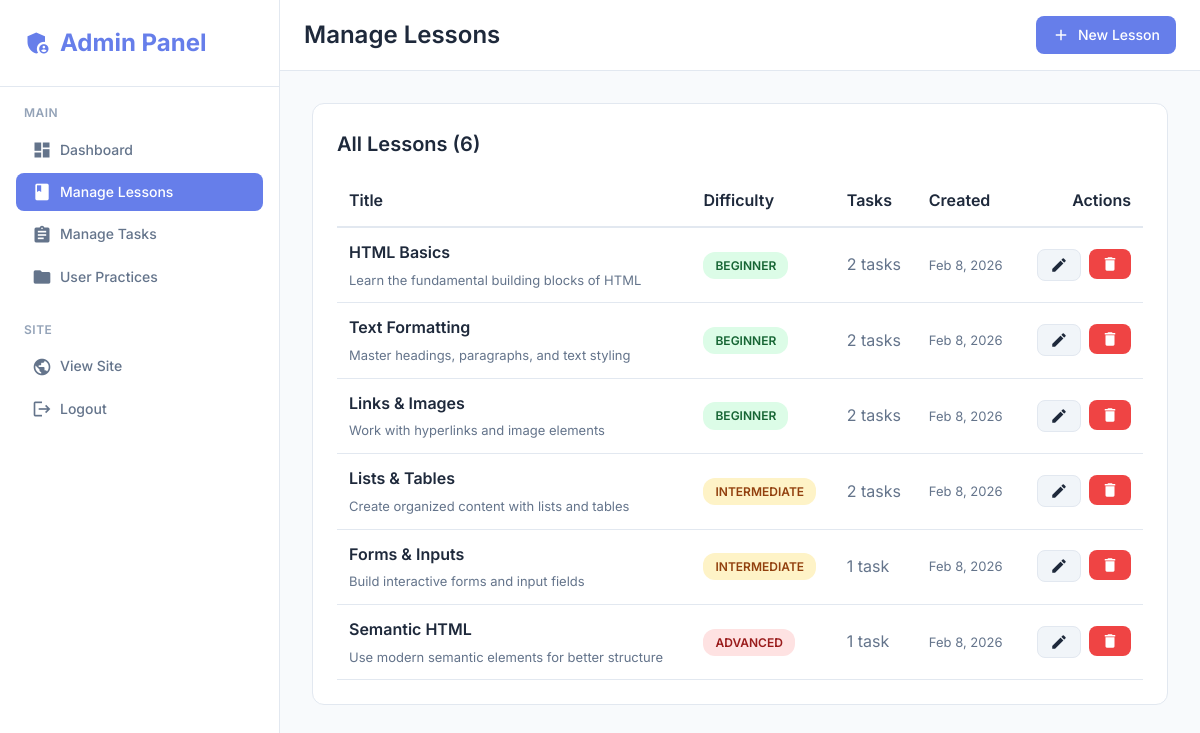
The page /admin/manage_lessons.php (signed in) on the database as committed earlier.
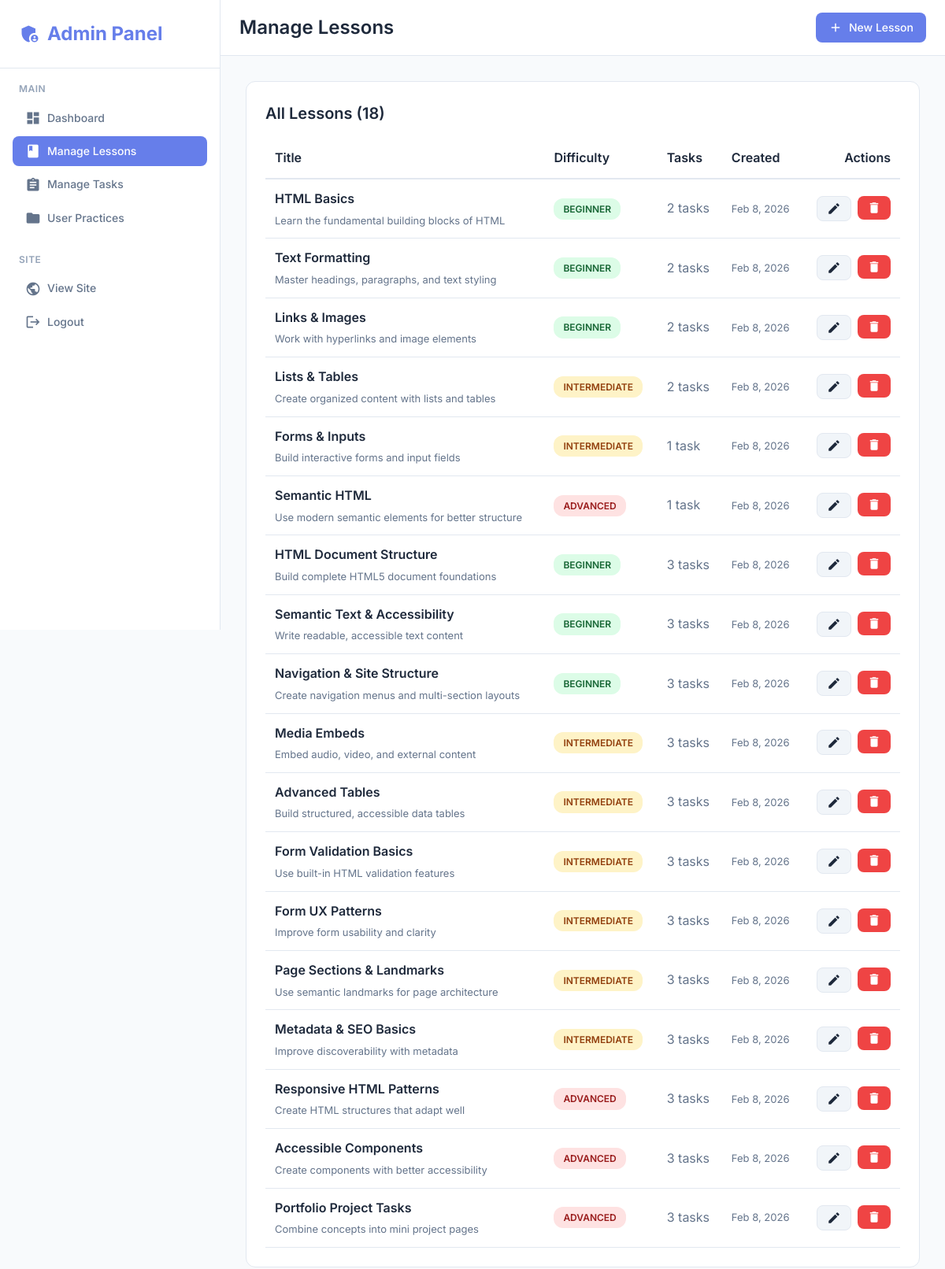
The same page on the database as committed later.
### tables this page shows
CREATE TABLE lessons (
    id INT AUTO_INCREMENT PRIMARY KEY,
    title VARCHAR(255) NOT NULL,
    description TEXT,
    difficulty ENUM('beginner', 'intermediate', 'advanced') DEFAULT 'beginner',
    order_num INT DEFAULT 0,
    created_at TIMESTAMP DEFAULT CURRENT_TIMESTAMP,
    INDEX idx_difficulty (difficulty),
    INDEX idx_order (order_num)
);

### admin/manage_lessons.php (the view, shortened to what this page needs)
<?php
$pdo = getDBConnection();
$sql = "SELECT l.*, COUNT(pt.id) as task_count FROM lessons l LEFT JOIN practice_tasks pt ON l.id = pt.lesson_id GROUP BY l.id ORDER BY l.order_num ASC";
$lessons = $pdo->query($sql)->fetchAll();
?>
<!DOCTYPE html>
<html lang="en">
<head>
    <link rel="stylesheet" href="../assets/css/style.css">
    <link rel="stylesheet" href="../assets/css/themes.css">
</head>
<body>
    <div class="app-container">
        <aside class="sidebar">
            <div class="sidebar-header">
                <a href="dashboard.php" class="logo">
                    <span class="material-icons">admin_panel_settings</span>
                    <span>Admin Panel</span>
                </a>
            </div>
            <nav class="sidebar-nav">
                <div class="nav-section">
                    <div class="nav-section-title">Main</div>
                    <a href="dashboard.php" class="nav-item">
                        <span class="material-icons">dashboard</span>
                        <span>Dashboard</span>
                    </a>
                    <a href="manage_lessons.php" class="nav-item active">
                        <span class="material-icons">book</span>
                        <span>Manage Lessons</span>
                    </a>
                    <a href="manage_tasks.php" class="nav-item">
                        <span class="material-icons">assignment</span>
                        <span>Manage Tasks</span>
                    </a>
                    <a href="view_practices.php" class="nav-item">
                        <span class="material-icons">folder</span>
                        <span>User Practices</span>
                    </a>
                </div>
                <div class="nav-section">
                    <div class="nav-section-title">Site</div>
                    <a href="../index.php" class="nav-item" target="_blank">
                        <span class="material-icons">public</span>
                        <span>View Site</span>
                    </a>
                    <a href="logout.php" class="nav-item">
                        <span class="material-icons">logout</span>
                        <span>Logout</span>
                    </a>
                </div>
            </nav>
        </aside>
        <main class="main-content">
            <header class="top-header">
                <div class="header-left">
                    <h1>Manage Lessons</h1>
                </div>
                <div class="header-right">
                    <a href="?action=add" class="btn btn-primary">
                        <span class="material-icons">add</span>
                        New Lesson
                    </a>
                </div>
            </header>
            <div style="padding: var(--spacing-xl); max-width: 1400px;">
                <div style="background: var(--bg-primary); padding: var(--spacing-lg); border-radius: var(--border-radius-lg); border: 1px solid var(--border-color);">
                    <h2 style="font-size: 20px; font-weight: 600; margin-bottom: var(--spacing-md); color: var(--text-primary);">
                        All Lessons (<?php echo count($lessons); ?>)
                    </h2>
                    <?php if (empty($lessons)): ?>
                        <p style="color: var(--text-secondary); text-align: center; padding: var(--spacing-xl);">
                            No lessons yet. Create your first lesson to get started!
                        </p>
                    <?php else: ?>
                        <div style="overflow-x: auto;">
                            <table style="width: 100%; border-collapse: collapse;">
                                <thead>
                                    <tr style="border-bottom: 2px solid var(--border-color);">
                                        <th style="padding: 12px; text-align: left; font-weight: 600; color: var(--text-primary);">Title</th>
                                        <th style="padding: 12px; text-align: left; font-weight: 600; color: var(--text-primary);">Difficulty</th>
                                        <th style="padding: 12px; text-align: left; font-weight: 600; color: var(--text-primary);">Tasks</th>
                                        <th style="padding: 12px; text-align: left; font-weight: 600; color: var(--text-primary);">Created</th>
                                        <th style="padding: 12px; text-align: right; font-weight: 600; color: var(--text-primary);">Actions</th>
                                    </tr>
                                </thead>
                                <tbody>
                                    <?php foreach ($lessons as $lesson): ?>
                                        <tr style="border-bottom: 1px solid var(--border-color);">
                                            <td style="padding: 12px;">
                                                <div style="font-weight: 600; color: var(--text-primary); margin-bottom: 4px;">
                                                    <?php echo htmlspecialchars($lesson['title']); ?>
                                                </div>
                                                <?php if ($lesson['description']): ?>
                                                    <div style="font-size: 13px; color: var(--text-secondary);">
                                                        <?php echo htmlspecialchars(substr($lesson['description'], 0, 60)) . (strlen($lesson['description']) > 60 ? '...' : ''); ?>
                                                    </div>
                                                <?php endif; ?>
                                            </td>
                                            <td style="padding: 12px;">
                                                <span class="task-difficulty <?php echo $lesson['difficulty']; ?>">
                                                    <?php echo ucfirst($lesson['difficulty']); ?>
                                                </span>
                                            </td>
                                            <td style="padding: 12px; color: var(--text-secondary);">
                                                <?php echo $lesson['task_count']; ?> task<?php echo $lesson['task_count'] != 1 ? 's' : ''; ?>
                                            </td>
                                            <td style="padding: 12px; color: var(--text-secondary); font-size: 13px;">
                                                <?php echo date('M j, Y', strtotime($lesson['created_at'])); ?>
                                            </td>
                                            <td style="padding: 12px; text-align: right;">
                                                <div style="display: inline-flex; gap: 8px;">
                                                    <a href="?edit=<?php echo $lesson['id']; ?>" class="btn btn-secondary btn-small">
                                                        <span class="material-icons">edit</span>
                                                    </a>
                                                    <form method="POST" action="" style="display: inline;" onsubmit="return confirm('Are you sure? This will also delete all tasks in this lesson.');">
                                                        <button type="submit" class="btn btn-danger btn-small">
                                                            <span class="material-icons">delete</span>
                                                        </button>
                                                    </form>
                                                </div>
                                            </td>
                                        </tr>
                                    <?php endforeach; ?>
                                </tbody>
                            </table>
                        </div>
                    <?php endif; ?>
                </div>
            </div>
        </main>
    </div>
</body>
</html>

### assets/css/style.css (style rules this page uses)
:root { --color-primary: #667eea; --color-primary-dark: #5568d3; --color-secondary: #764ba2; --color-success: #10b981; --color-warning: #f59e0b; --color-danger: #ef4444; --color-info: #3b82f6; --bg-primary: #ffffff; --bg-secondary: #f8fafc; --bg-tertiary: #f1f5f9; --bg-code: #1e293b; --text-primary: #1e293b; --text-secondary: #64748b; --text-muted: #94a3b8; --text-code: #e2e8f0; --border-color: #e2e8f0; --border-radius: 8px; --border-radius-lg: 12px; --shadow-sm: 0 1px 2px 0 rgba(0, 0, 0, 0.05); --shadow-md: 0 4px 6px -1px rgba(0, 0, 0, 0.1); --shadow-lg: 0 10px 15px -3px rgba(0, 0, 0, 0.1); --spacing-xs: 4px; --spacing-sm: 8px; --spacing-md: 16px; --spacing-lg: 24px; --spacing-xl: 32px; --sidebar-width: 280px; --transition-fast: 150ms ease; --transition-normal: 250ms ease; }
* { margin: 0; padding: 0; box-sizing: border-box; }
body { font-family: 'Inter', -apple-system, BlinkMacSystemFont, 'Segoe UI', Roboto, sans-serif; background-color: var(--bg-secondary); color: var(--text-primary); line-height: 1.6; overflow-x: hidden; }
.app-container { display: flex; min-height: 100vh; }
.sidebar { width: var(--sidebar-width); background-color: var(--bg-primary); border-right: 1px solid var(--border-color); position: fixed; left: 0; top: 0; height: 100vh; overflow-y: auto; z-index: 100; transition: transform var(--transition-normal); }
.sidebar-header { padding: var(--spacing-lg); border-bottom: 1px solid var(--border-color); position: sticky; top: 0; background: var(--bg-primary); z-index: 10; }
.logo { display: flex; align-items: center; gap: var(--spacing-sm); font-size: 24px; font-weight: 700; color: var(--color-primary); text-decoration: none; }
.logo .material-icons { font-size: 28px; }
.sidebar-nav { padding: var(--spacing-md); }
.nav-section { margin-bottom: var(--spacing-lg); }
.nav-section-title { font-size: 12px; font-weight: 600; text-transform: uppercase; letter-spacing: 0.5px; color: var(--text-muted); margin-bottom: var(--spacing-sm); padding: 0 var(--spacing-sm); }
.nav-item { display: flex; align-items: center; gap: var(--spacing-sm); padding: var(--spacing-sm) var(--spacing-md); margin-bottom: var(--spacing-xs); border-radius: var(--border-radius); color: var(--text-secondary); text-decoration: none; font-size: 14px; font-weight: 500; transition: all var(--transition-fast); cursor: pointer; }
.nav-item.active { background-color: var(--color-primary); color: white; }
.nav-item .material-icons { font-size: 20px; }
.main-content { flex: 1; margin-left: var(--sidebar-width); min-height: 100vh; }
.top-header { background-color: var(--bg-primary); border-bottom: 1px solid var(--border-color); padding: var(--spacing-md) var(--spacing-lg); display: flex; justify-content: space-between; align-items: center; position: sticky; top: 0; z-index: 90; }
.header-left h1 { font-size: 24px; font-weight: 600; color: var(--text-primary); }
.header-right { display: flex; align-items: center; gap: var(--spacing-md); }
.btn { display: inline-flex; align-items: center; gap: var(--spacing-sm); padding: var(--spacing-sm) var(--spacing-md); border: none; border-radius: var(--border-radius); font-size: 14px; font-weight: 500; cursor: pointer; transition: all var(--transition-fast); text-decoration: none; }
.btn-primary { background-color: var(--color-primary); color: white; }
.btn-secondary { background-color: var(--bg-tertiary); color: var(--text-primary); border: 1px solid var(--border-color); }
.btn-danger { background-color: var(--color-danger); color: white; }
.btn-small { padding: 6px 12px; font-size: 13px; }
.btn .material-icons { font-size: 18px; }
.task-difficulty { display: inline-flex; align-items: center; gap: 4px; padding: 4px 12px; border-radius: 12px; font-size: 12px; font-weight: 600; text-transform: uppercase; }
.task-difficulty.beginner { background-color: #dcfce7; color: #166534; }
.task-difficulty.intermediate { background-color: #fef3c7; color: #92400e; }
.task-difficulty.advanced { background-color: #fee2e2; color: #991b1b; }

Rows that differ between the two databases and show on the page:
added lessons: title "HTML Document Structure", description "Build complete HTML5 document foundations", difficulty "BEGINNER", task_count "3", created_at "Feb 8, 2026"
added lessons: title "Semantic Text & Accessibility", description "Write readable, accessible text content", difficulty "BEGINNER", task_count "3", created_at "Feb 8, 2026"
added lessons: title "Navigation & Site Structure", description "Create navigation menus and multi-section layouts", difficulty "BEGINNER", task_count "3", created_at "Feb 8, 2026"
added lessons: title "Media Embeds", description "Embed audio, video, and external content", difficulty "INTERMEDIATE", task_count "3", created_at "Feb 8, 2026"
added lessons: title "Advanced Tables", description "Build structured, accessible data tables", difficulty "INTERMEDIATE", task_count "3", created_at "Feb 8, 2026"
added lessons: title "Form Validation Basics", description "Use built-in HTML validation features", difficulty "INTERMEDIATE", task_count "3", created_at "Feb 8, 2026"
added lessons: title "Form UX Patterns", description "Improve form usability and clarity", difficulty "INTERMEDIATE", task_count "3", created_at "Feb 8, 2026"
added lessons: title "Page Sections & Landmarks", description "Use semantic landmarks for page architecture", difficulty "INTERMEDIATE", task_count "3", created_at "Feb 8, 2026"
added lessons: title "Metadata & SEO Basics", description "Improve discoverability with metadata", difficulty "INTERMEDIATE", task_count "3", created_at "Feb 8, 2026"
added lessons: title "Responsive HTML Patterns", description "Create HTML structures that adapt well", difficulty "ADVANCED", task_count "3", created_at "Feb 8, 2026"
added lessons: title "Accessible Components", description "Create components with better accessibility", difficulty "ADVANCED", task_count "3", created_at "Feb 8, 2026"
added lessons: title "Portfolio Project Tasks", description "Combine concepts into mini project pages", difficulty "ADVANCED", task_count "3", created_at "Feb 8, 2026"
Other text that changed with them:
count($lessons): "6" → "18"
